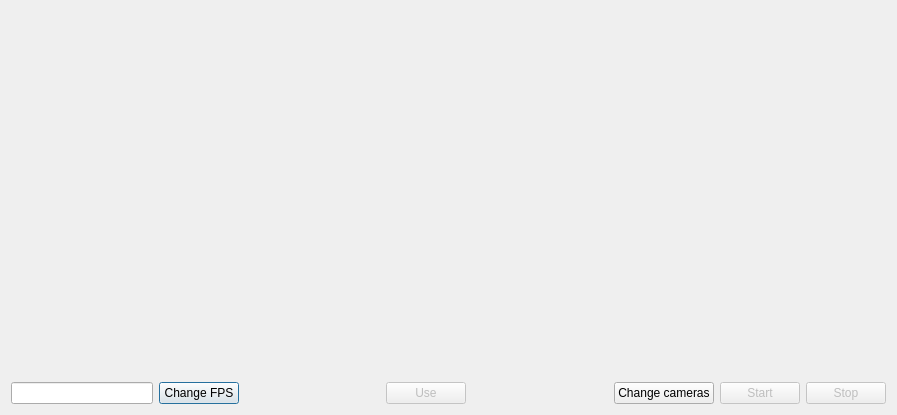
<?xml version="1.0" encoding="UTF-8"?>
<ui version="4.0">
 <class>VStereoCalibrationDialog</class>
 <widget class="QDialog" name="VStereoCalibrationDialog">
  <property name="geometry">
   <rect>
    <x>0</x>
    <y>0</y>
    <width>897</width>
    <height>415</height>
   </rect>
  </property>
  <property name="windowTitle">
   <string>Calibrate stereo system</string>
  </property>
  <layout class="QVBoxLayout" name="verticalLayout">
   <item>
    <layout class="QHBoxLayout" name="horizontalLayout_2">
     <item>
      <widget class="VVideoWidget" name="m_leftCameraWidget" native="true"/>
     </item>
     <item>
      <spacer name="horizontalSpacer_3">
       <property name="orientation">
        <enum>Qt::Horizontal</enum>
       </property>
       <property name="sizeHint" stdset="0">
        <size>
         <width>18</width>
         <height>20</height>
        </size>
       </property>
      </spacer>
     </item>
     <item>
      <widget class="VVideoWidget" name="m_rightCameraWidget" native="true"/>
     </item>
    </layout>
   </item>
   <item>
    <layout class="QHBoxLayout" name="horizontalLayout">
     <item>
      <widget class="QLineEdit" name="m_fpsEdit"/>
     </item>
     <item>
      <widget class="QPushButton" name="m_fpsButton">
       <property name="text">
        <string>Change FPS</string>
       </property>
      </widget>
     </item>
     <item>
      <spacer name="horizontalSpacer">
       <property name="orientation">
        <enum>Qt::Horizontal</enum>
       </property>
       <property name="sizeHint" stdset="0">
        <size>
         <width>40</width>
         <height>20</height>
        </size>
       </property>
      </spacer>
     </item>
     <item>
      <widget class="QPushButton" name="m_useButton">
       <property name="enabled">
        <bool>false</bool>
       </property>
       <property name="text">
        <string>Use</string>
       </property>
      </widget>
     </item>
     <item>
      <spacer name="horizontalSpacer_2">
       <property name="orientation">
        <enum>Qt::Horizontal</enum>
       </property>
       <property name="sizeHint" stdset="0">
        <size>
         <width>40</width>
         <height>20</height>
        </size>
       </property>
      </spacer>
     </item>
     <item>
      <widget class="QPushButton" name="m_changeButton">
       <property name="text">
        <string>Change cameras</string>
       </property>
      </widget>
     </item>
     <item>
      <widget class="QPushButton" name="m_startButton">
       <property name="enabled">
        <bool>false</bool>
       </property>
       <property name="text">
        <string>Start</string>
       </property>
      </widget>
     </item>
     <item>
      <widget class="QPushButton" name="m_stopButton">
       <property name="enabled">
        <bool>false</bool>
       </property>
       <property name="text">
        <string>Stop</string>
       </property>
      </widget>
     </item>
    </layout>
   </item>
  </layout>
 </widget>
 <customwidgets>
  <customwidget>
   <class>VVideoWidget</class>
   <extends>QWidget</extends>
   <header>vvideowidget.h</header>
  </customwidget>
 </customwidgets>
 <resources/>
 <connections/>
</ui>
